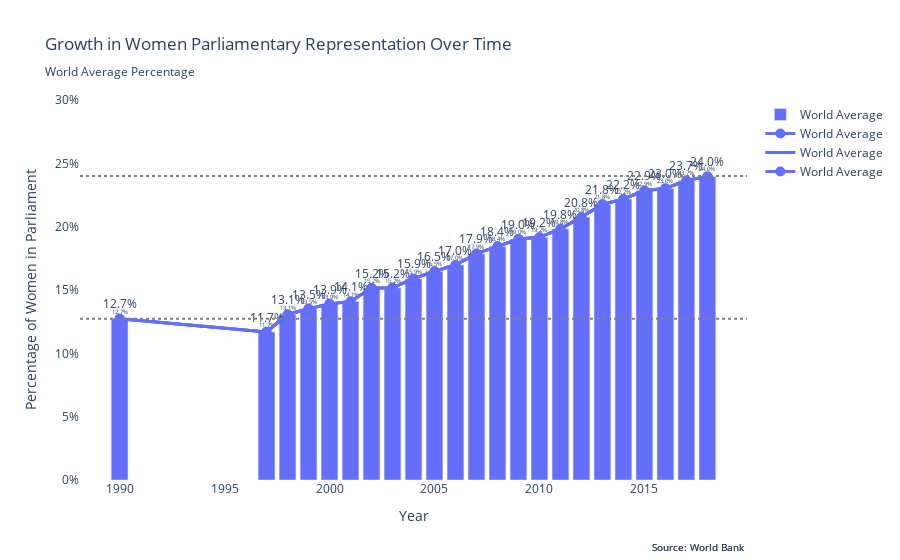

The notebook cell this image was saved under:
### Code cell
fig.update_layout(
    title='Growth in Women Parliamentary Representation Over Time<br><sub>World Average Percentage</sub>',
    yaxis=dict(
        title='Percentage of Women in Parliament',
        range=[0, 30],
        tickvals=[0, 5, 10, 15, 20, 25, 30],
        ticktext=['0%', '5%', '10%', '15%', '20%', '25%', '30%']
    ),
    xaxis_title='Year',
    plot_bgcolor='white',
    hovermode='x unified',
    annotations=[
        dict(
            x=1,
            y=-0.2,
            xref='paper',
            yref='paper',
            text='Source: World Bank',
            showarrow=False,
            font=dict(size=10)
        )
    ]
)

fig.show()

### Figure 1 — Plotly figure (JSON) as saved in the notebook; plotly's stock layout.template omitted (floating-point values rounded to 4 significant figures)
{"data": [{"marker": {"color": "#636EFA"}, "name": "World Average", "text": ["12.7%", "11.7%", "13.1%", "13.5%", "13.9%", "14.1%", "15.2%", "15.2%", "15.9%", "16.5%", "17.0%", "17.9%", "18.4%", "19.0%", "19.2%", "19.8%", "20.8%", "21.8%", "22.2%", "22.9%", "23.0%", "23.7%", "24.0%"], "textposition": "outside", "type": "bar", "x": [1990, 1997, 1998, 1999, 2000, 2001, 2002, 2003, 2004, 2005, 2006, 2007, 2008, 2009, 2010, 2011, 2012, 2013, 2014, 2015, 2016, 2017, 2018], "y": [12.73, 11.69, 13.07, 13.52, 13.91, 14.09, 15.16, 15.18, 15.9, 16.48, 16.98, 17.87, 18.45, 19.03, 19.16, 19.83, 20.76, 21.77, 22.18, 22.85, 23.02, 23.65, 23.97]}, {"line": {"color": "#636EFA", "width": 3}, "marker": {"size": 10}, "mode": "lines+markers+text", "name": "World Average", "text": ["12.7%", "11.7%", "13.1%", "13.5%", "13.9%", "14.1%", "15.2%", "15.2%", "15.9%", "16.5%", "17.0%", "17.9%", "18.4%", "19.0%", "19.2%", "19.8%", "20.8%", "21.8%", "22.2%", "22.9%", "23.0%", "23.7%", "24.0%"], "textposition": "top center", "type": "scatter", "x": [1990, 1997, 1998, 1999, 2000, 2001, 2002, 2003, 2004, 2005, 2006, 2007, 2008, 2009, 2010, 2011, 2012, 2013, 2014, 2015, 2016, 2017, 2018], "y": [12.73, 11.69, 13.07, 13.52, 13.91, 14.09, 15.16, 15.18, 15.9, 16.48, 16.98, 17.87, 18.45, 19.03, 19.16, 19.83, 20.76, 21.77, 22.18, 22.85, 23.02, 23.65, 23.97]}, {"line": {"color": "#636EFA", "width": 3}, "marker": {"size": 10}, "mode": "lines", "name": "World Average", "text": ["12.7%", "11.7%", "13.1%", "13.5%", "13.9%", "14.1%", "15.2%", "15.2%", "15.9%", "16.5%", "17.0%", "17.9%", "18.4%", "19.0%", "19.2%", "19.8%", "20.8%", "21.8%", "22.2%", "22.9%", "23.0%", "23.7%", "24.0%"], "textposition": "top center", "type": "scatter", "x": [1990, 1997, 1998, 1999, 2000, 2001, 2002, 2003, 2004, 2005, 2006, 2007, 2008, 2009, 2010, 2011, 2012, 2013, 2014, 2015, 2016, 2017, 2018], "y": [12.73, 11.69, 13.07, 13.52, 13.91, 14.09, 15.16, 15.18, 15.9, 16.48, 16.98, 17.87, 18.45, 19.03, 19.16, 19.83, 20.76, 21.77, 22.18, 22.85, 23.02, 23.65, 23.97]}, {"line": {"color": "#636EFA", "width": 3}, "marker": {"size": 10}, "mode": "lines+markers", "name": "World Average", "text": ["12.7%", null, null, null, null, null, null, null, null, null, null, null, null, null, null, null, null, null, null, null, null, null, "24.0%"], "textposition": "top center", "type": "scatter", "x": [1990, 1997, 1998, 1999, 2000, 2001, 2002, 2003, 2004, 2005, 2006, 2007, 2008, 2009, 2010, 2011, 2012, 2013, 2014, 2015, 2016, 2017, 2018], "y": [12.73, 11.69, 13.07, 13.52, 13.91, 14.09, 15.16, 15.18, 15.9, 16.48, 16.98, 17.87, 18.45, 19.03, 19.16, 19.83, 20.76, 21.77, 22.18, 22.85, 23.02, 23.65, 23.97]}], "layout": {"annotations": [{"font": {"size": 10}, "showarrow": false, "text": "Source: World Bank", "x": 1, "xref": "paper", "y": -0.2, "yref": "paper"}, {"font": {"size": 10}, "showarrow": false, "text": "Source: World Bank", "x": 1, "xanchor": "right", "xref": "paper", "y": -0.2, "yanchor": "top", "yref": "paper"}, {"font": {"size": 10}, "showarrow": false, "text": "Source: World Bank", "x": 1, "xanchor": "right", "xref": "paper", "y": -0.2, "yanchor": "bottom", "yref": "paper"}], "autosize": true, "hovermode": "x unified", "plot_bgcolor": "white", "shapes": [{"line": {"color": "gray", "dash": "dot"}, "type": "line", "x0": 0, "x1": 1, "xref": "x domain", "y0": 12.73, "y1": 12.73, "yref": "y"}, {"line": {"color": "gray", "dash": "dot"}, "type": "line", "x0": 0, "x1": 1, "xref": "x domain", "y0": 24, "y1": 24, "yref": "y"}], "title": {"text": "Growth in Women Parliamentary Representation Over Time<br><sub>World Average Percentage</sub>"}, "xaxis": {"autorange": true, "range": [1988.0, 2020.0], "title": {"text": "Year"}, "type": "linear"}, "yaxis": {"range": [0, 30], "ticktext": ["0%", "5%", "10%", "15%", "20%", "25%", "30%"], "tickvals": [0, 5, 10, 15, 20, 25, 30], "title": {"text": "Percentage of Women in Parliament"}, "type": "linear"}}}
